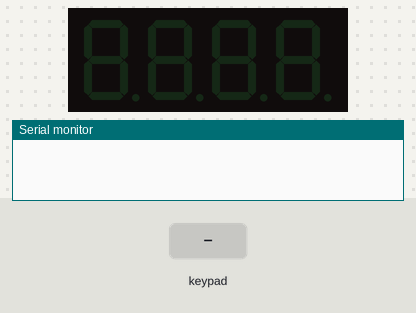
A sketch run on a simulated Arduino Uno, built with avr-gcc and run on an emulated ATmega328P. Shown: 4-digit seven-segment display, the last lines printed to the serial monitor. The inputs (shaded band) are chosen by the test bench.

Above: at 1.2 s.
1.3 s: keypad keys 9 8 7 6 # pressed 0.4 s apart
At 3.5 s:
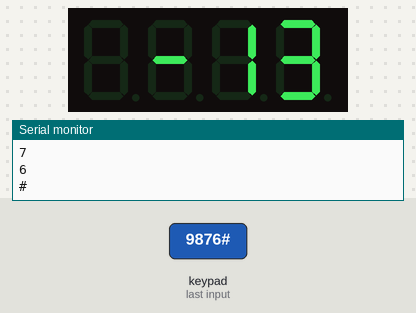
4.8 s: key 'A' pressed
At 6.0 s:
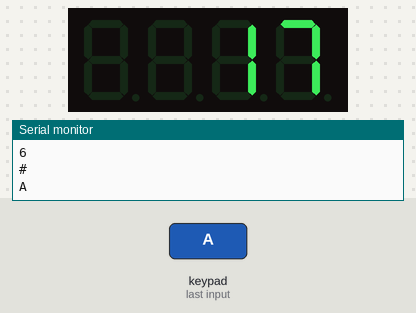
6.3 s: key 'B' pressed
At 7.4 s:
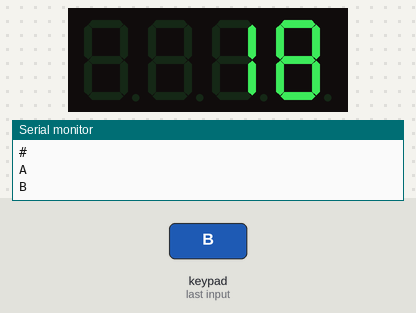
7.8 s: keypad keys 9 8 7 6 * pressed 0.4 s apart
At 10.7 s:
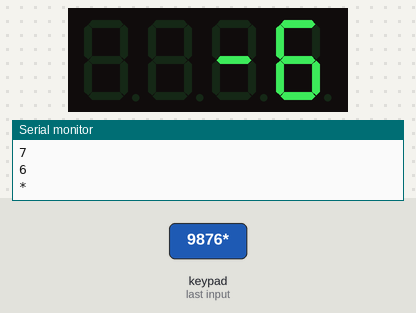
11.3 s: key 'C' pressed
At 12.2 s:
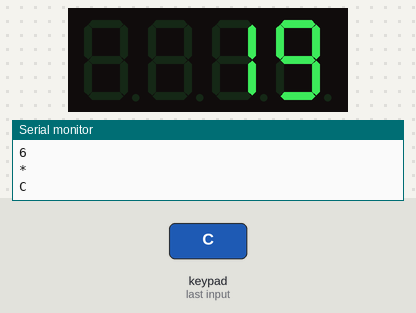
12.8 s: keypad keys 9 8 7 6 D pressed 0.4 s apart
At 15.7 s:
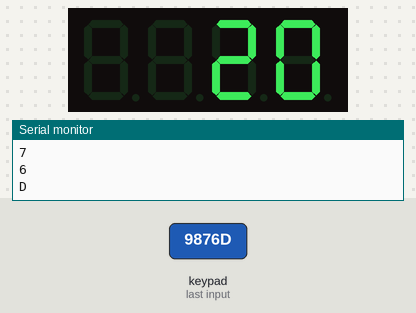
Timing chart, 0 to 17.2 s (numbered marks = the images above; inputs shaded):
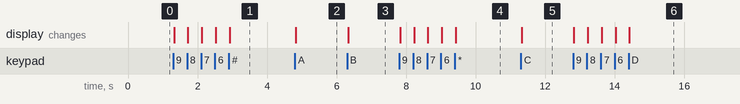

The sketch:

keypad.ino
```cpp
#include <Keypad.h>    // 引用Keypad程式庫
#include <Arduino.h>
#include <TM1637Display.h>

// Module connection pins (Digital Pins)
#define CLK 2
#define DIO 3

#define KEY_ROWS 4 // 按鍵模組的列數
#define KEY_COLS 4 // 按鍵模組的行數

// 依照行、列排列的按鍵字元（二維陣列）
char keymap[KEY_ROWS][KEY_COLS] = {
  {'1', '2', '3', 'A'},
  {'4', '5', '6', 'B'},
  {'7', '8', '9', 'C'},
  {'*', '0', '#', 'D'}
};

byte colPins[KEY_COLS] = {9, 8, 7, 6};     // 按鍵模組，行1~4接腳。
byte rowPins[KEY_ROWS] = {13, 12, 11, 10}; // 按鍵模組，列1~4接腳。

// 初始化Keypad物件
// 語法：Keypad(makeKeymap(按鍵字元的二維陣列), 模組列接腳, 模組行接腳, 模組列數, 模組行數)
Keypad myKeypad = Keypad(makeKeymap(keymap), rowPins, colPins, KEY_ROWS, KEY_COLS);

TM1637Display display(CLK, DIO);
void setup(){
  Serial.begin(9600);
  display.setBrightness(0x0f);
}

void loop(){
  // 透過Keypad物件的getKey()方法讀取按鍵的字元
  char key = myKeypad.getKey();

  if (key){  // 若有按鍵被按下…
    Serial.println(key);  // 顯示按鍵的字元
    display.showNumberDec(key - '0');
  }
}
```

Measured:
- after the input at 1.3 s, the display: first changes at once (image 1 shows a later state)
- after the input at 4.8 s, the display: changes at once (image 2)
- after the input at 6.3 s, the display: changes at once (image 3)
- after the input at 7.8 s, the display: first changes at once (image 4 shows a later state)
- after the input at 11.3 s, the display: changes at once (image 5)
- after the input at 12.8 s, the display: first changes at once (image 6 shows a later state)
